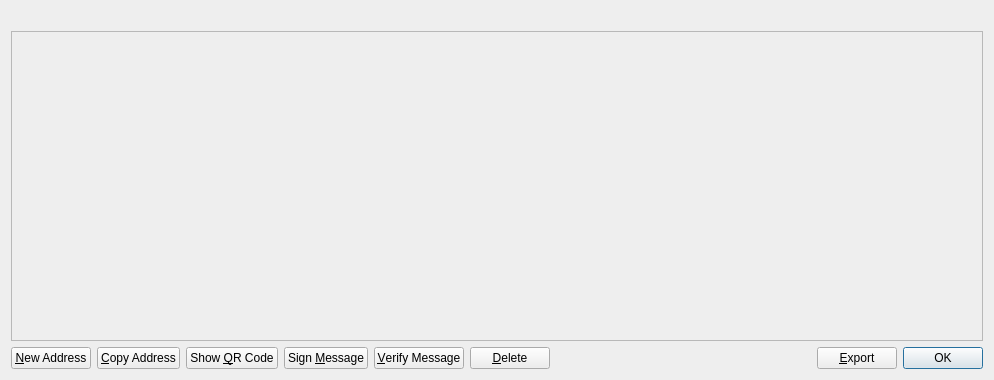
<?xml version="1.0" encoding="UTF-8"?>
<ui version="4.0">
 <class>AddressBookPage</class>
 <widget class="QWidget" name="AddressBookPage">
  <property name="geometry">
   <rect>
    <x>0</x>
    <y>0</y>
    <width>994</width>
    <height>380</height>
   </rect>
  </property>
  <property name="windowTitle">
   <string>Address Book</string>
  </property>
  <property name="styleSheet">
   <string notr="true">background-color: rgb(238, 238, 238);</string>
  </property>
  <layout class="QVBoxLayout" name="verticalLayout">
   <item>
    <widget class="QLabel" name="labelExplanation">
     <property name="textFormat">
      <enum>Qt::PlainText</enum>
     </property>
     <property name="wordWrap">
      <bool>true</bool>
     </property>
    </widget>
   </item>
   <item>
    <widget class="QTableView" name="tableView">
     <property name="contextMenuPolicy">
      <enum>Qt::CustomContextMenu</enum>
     </property>
     <property name="toolTip">
      <string>Double-click to edit address or label</string>
     </property>
     <property name="tabKeyNavigation">
      <bool>false</bool>
     </property>
     <property name="alternatingRowColors">
      <bool>true</bool>
     </property>
     <property name="selectionMode">
      <enum>QAbstractItemView::SingleSelection</enum>
     </property>
     <property name="selectionBehavior">
      <enum>QAbstractItemView::SelectRows</enum>
     </property>
     <property name="sortingEnabled">
      <bool>true</bool>
     </property>
     <attribute name="verticalHeaderVisible">
      <bool>false</bool>
     </attribute>
    </widget>
   </item>
   <item>
    <layout class="QHBoxLayout" name="horizontalLayout">
     <item>
      <widget class="QPushButton" name="newAddress">
       <property name="toolTip">
        <string>Create a new address</string>
       </property>
       <property name="text">
        <string>&amp;New Address</string>
       </property>
       <property name="icon">
        <iconset resource="../bitcoin.qrc">
         <normaloff>:/icons/add</normaloff>:/icons/add</iconset>
       </property>
      </widget>
     </item>
     <item>
      <widget class="QPushButton" name="copyAddress">
       <property name="toolTip">
        <string>Copy the currently selected address to the system clipboard</string>
       </property>
       <property name="text">
        <string>&amp;Copy Address</string>
       </property>
       <property name="icon">
        <iconset resource="../bitcoin.qrc">
         <normaloff>:/icons/editcopy</normaloff>:/icons/editcopy</iconset>
       </property>
      </widget>
     </item>
     <item>
      <widget class="QPushButton" name="showQRCode">
       <property name="text">
        <string>Show &amp;QR Code</string>
       </property>
       <property name="icon">
        <iconset resource="../bitcoin.qrc">
         <normaloff>:/icons/qrcode</normaloff>:/icons/qrcode</iconset>
       </property>
      </widget>
     </item>
     <item>
      <widget class="QPushButton" name="signMessage">
       <property name="toolTip">
        <string>&lt;html&gt;&lt;head/&gt;&lt;body&gt;&lt;p&gt;Sign a message to prove you own a worldcupcoin address&lt;/p&gt;&lt;/body&gt;&lt;/html&gt;</string>
       </property>
       <property name="text">
        <string>Sign &amp;Message</string>
       </property>
       <property name="icon">
        <iconset resource="../bitcoin.qrc">
         <normaloff>:/icons/edit</normaloff>:/icons/edit</iconset>
       </property>
      </widget>
     </item>
     <item>
      <widget class="QPushButton" name="verifyMessage">
       <property name="toolTip">
        <string>&lt;html&gt;&lt;head/&gt;&lt;body&gt;&lt;p&gt;Verify a message to ensure it was signed with a specified worldcupcoin address&lt;/p&gt;&lt;/body&gt;&lt;/html&gt;</string>
       </property>
       <property name="text">
        <string>&amp;Verify Message</string>
       </property>
       <property name="icon">
        <iconset resource="../bitcoin.qrc">
         <normaloff>:/icons/transaction_0</normaloff>:/icons/transaction_0</iconset>
       </property>
      </widget>
     </item>
     <item>
      <widget class="QPushButton" name="deleteAddress">
       <property name="toolTip">
        <string>Delete the currently selected address from the list</string>
       </property>
       <property name="text">
        <string>&amp;Delete</string>
       </property>
       <property name="icon">
        <iconset resource="../bitcoin.qrc">
         <normaloff>:/icons/remove</normaloff>:/icons/remove</iconset>
       </property>
      </widget>
     </item>
     <item>
      <spacer name="horizontalSpacer">
       <property name="orientation">
        <enum>Qt::Horizontal</enum>
       </property>
       <property name="sizeHint" stdset="0">
        <size>
         <width>40</width>
         <height>20</height>
        </size>
       </property>
      </spacer>
     </item>
     <item>
      <widget class="QPushButton" name="exportButton">
       <property name="toolTip">
        <string>Export the data in the current tab to a file</string>
       </property>
       <property name="text">
        <string>&amp;Export</string>
       </property>
       <property name="icon">
        <iconset resource="../bitcoin.qrc">
         <normaloff>:/icons/export</normaloff>:/icons/export</iconset>
       </property>
      </widget>
     </item>
     <item>
      <widget class="QDialogButtonBox" name="buttonBox">
       <property name="sizePolicy">
        <sizepolicy hsizetype="Maximum" vsizetype="Fixed">
         <horstretch>0</horstretch>
         <verstretch>0</verstretch>
        </sizepolicy>
       </property>
       <property name="standardButtons">
        <set>QDialogButtonBox::Ok</set>
       </property>
      </widget>
     </item>
    </layout>
   </item>
  </layout>
 </widget>
 <resources>
  <include location="../bitcoin.qrc"/>
 </resources>
 <connections/>
</ui>
